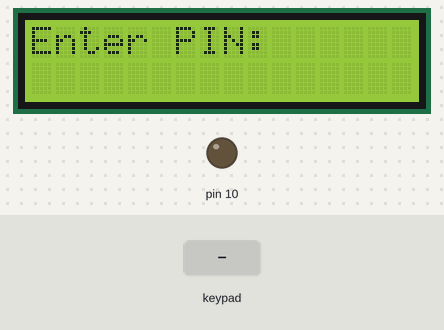
Recording of a sketch running on a simulated Arduino Uno, built with avr-gcc and run on an emulated ATmega328P. Shown: 16×2 character LCD, output pins drawn as LEDs (lit = HIGH). The test bench sets the inputs (shaded band).

Above: at 1.2 s.
1.3 s: keypad keys 2 4 0 9 pressed 0.4 s apart
At 3.9 s:
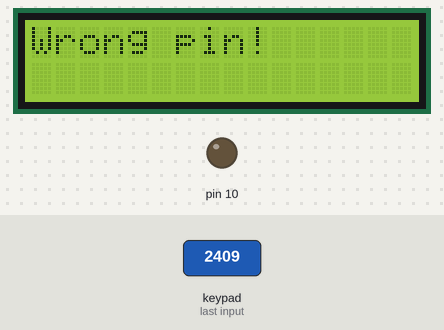
4.4 s: keypad keys 2 4 0 9 # pressed 0.4 s apart
At 8.7 s:
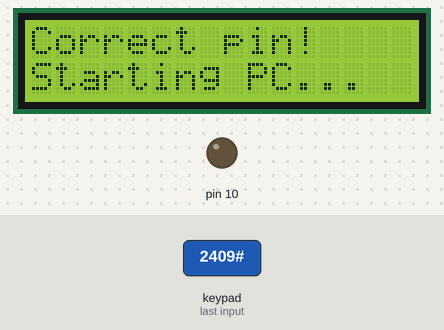
9.3 s: key 'D' pressed
At 12.21 s:
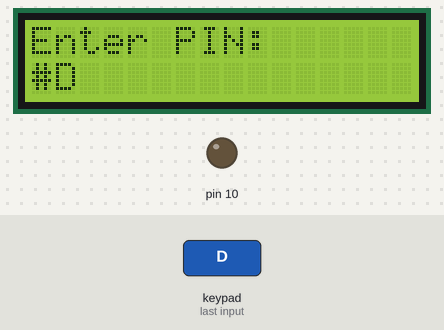
12.3 s: key '#' pressed
At 13.0 s:
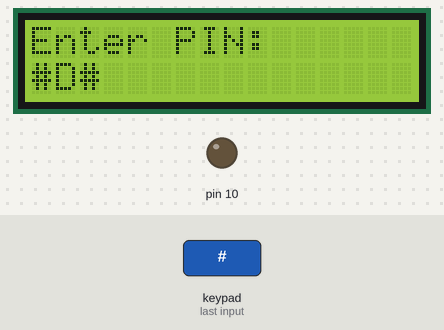
13.8 s: key '0' pressed
At 14.8 s:
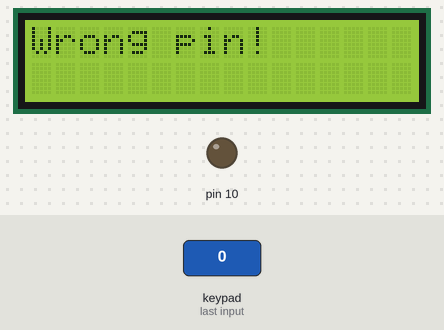
16.8 s: key '*' pressed
At 19.0 s:
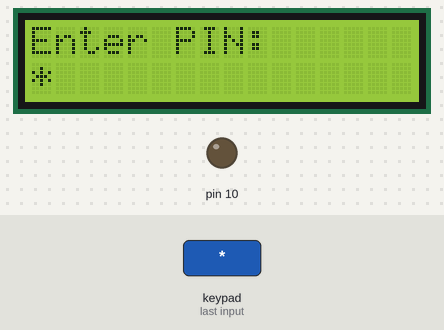
Timing chart, 0 to 20.3 s (numbered marks = the images above; inputs shaded):
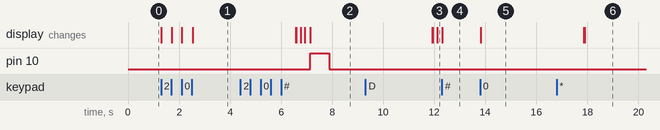

Measured:
- after the input at 1.3 s, the display: first changes at once (image 1 shows a later state)
- after the input at 4.4 s, pin 10: LOW → HIGH after 2.7 s, → LOW 0.75 s later; the display: first differs from a run without the input after 2.2 s (image 2 shows a later state)
- after the input at 9.3 s, the display: first differs from a run without the input after 2.8 s (image 3)
- after the input at 12.3 s, the display: changes at once (image 4)
- after the input at 13.8 s, the display: changes at once (image 5)
- after the input at 16.8 s, the display: first differs from a run without the input after 1.1 s (image 6)

The sketch:

PowerButton.ino
```cpp
#include <Keypad.h>
#include <Wire.h>
#include <LiquidCrystal_I2C.h>

#define COLS 4
#define ROWS 4

const int pwLen = 4; // Set this to the length of your password
char pw[pwLen];
char apw[] = "2409"; // Set this to your password
int index = 0;

byte colPins[COLS] = {2,3,4,5};
byte rowPins[ROWS] = {6,7,8,9};
char hexaKeys[ROWS][COLS] = {
  {'D','#','0','*'},
  {'C','9','8','7'},
  {'B','6','5','4'},
  {'A','3','2','1'}
};
char button;
Keypad keypad = Keypad(makeKeymap(hexaKeys), rowPins, colPins, ROWS, COLS);
LiquidCrystal_I2C lcd(0x27, 16, 2); // "0x27" is the HEX address - replace if it doesn't work


void reset() {
  delay(4000);
  index = 0;
  for(int i = 0; i < pwLen; i++) {
    pw[i] = ' ';
  }
  lcd.setCursor(0, 0);
  lcd.print("Enter PIN: ");
  lcd.print("                 ");
  lcd.setCursor(0, 1);
  lcd.print("                 ");
}


void setup() {
  lcd.init();
  lcd.backlight();

  pinMode(10, OUTPUT);
  lcd.setCursor(0, 0);
  lcd.print("Enter PIN: ");
}

void loop() {
  button = keypad.getKey();
  if(button && index < pwLen) {
    pw[index] = button;
    lcd.setCursor(index, 1);
    lcd.print(pw[index]);
    index++;
  }
  if(index == pwLen) {
    int size = strlen(pw);
    pw[size-1] = '\0';
    if(strcmp(pw, apw) == 0) {
      lcd.setCursor(0, 0);
      lcd.print("Correct pin!");
      lcd.setCursor(0, 1);
      lcd.print("Starting PC...");
      digitalWrite(10, HIGH);
      delay(750);
      digitalWrite(10, LOW);
      reset();
    } else {
      lcd.setCursor(0, 0);
      lcd.print("Wrong pin!");
      lcd.setCursor(0, 1);
      lcd.print("           ");
      reset();
    }
  }
}
```
